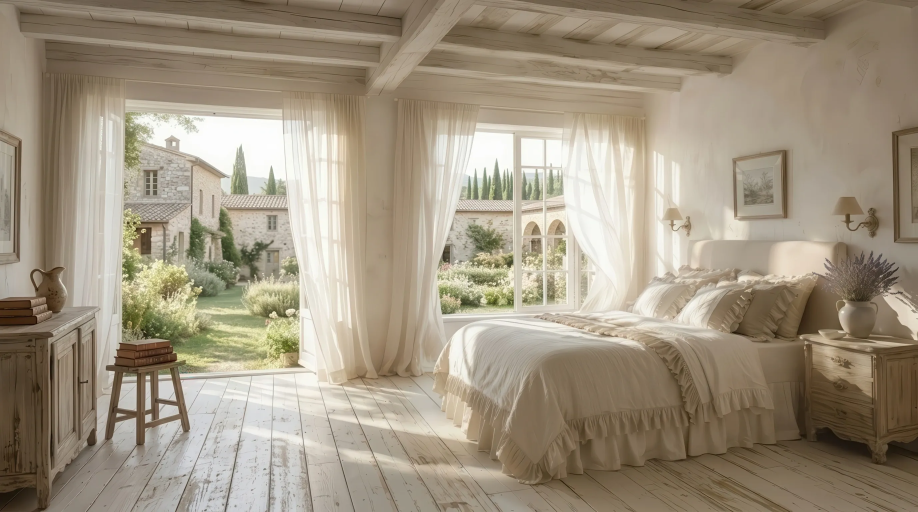
#> input picture images/hero-desktop.webp, 2754 x 1536 px (shown at 1/3 size)
$ python gen-og-image.py
#> lines starting #> are read from the running program, lines starting #| are printed output that depends on the picture
# Генерация images/og-image.jpg (1200x630) из hero-фото для Open Graph.
# Прежний og:image указывал на несуществующий hero-desktop.jpg (404).
# Требует: pip install Pillow
import os
from PIL import Image

ROOT = os.path.dirname(os.path.dirname(os.path.abspath(__file__)))
src = Image.open(os.path.join(ROOT, 'images', 'hero-desktop.webp')).convert('RGB')
#> src is the input picture: PIL image 2754x1536 RGB; mean R, G, B 160, 148.1, 128.5

TW, TH = 1200, 630
scale = max(TW / src.width, TH / src.height)
#> scale = 0.436
resized = src.resize((round(src.width * scale), round(src.height * scale)), Image.LANCZOS)
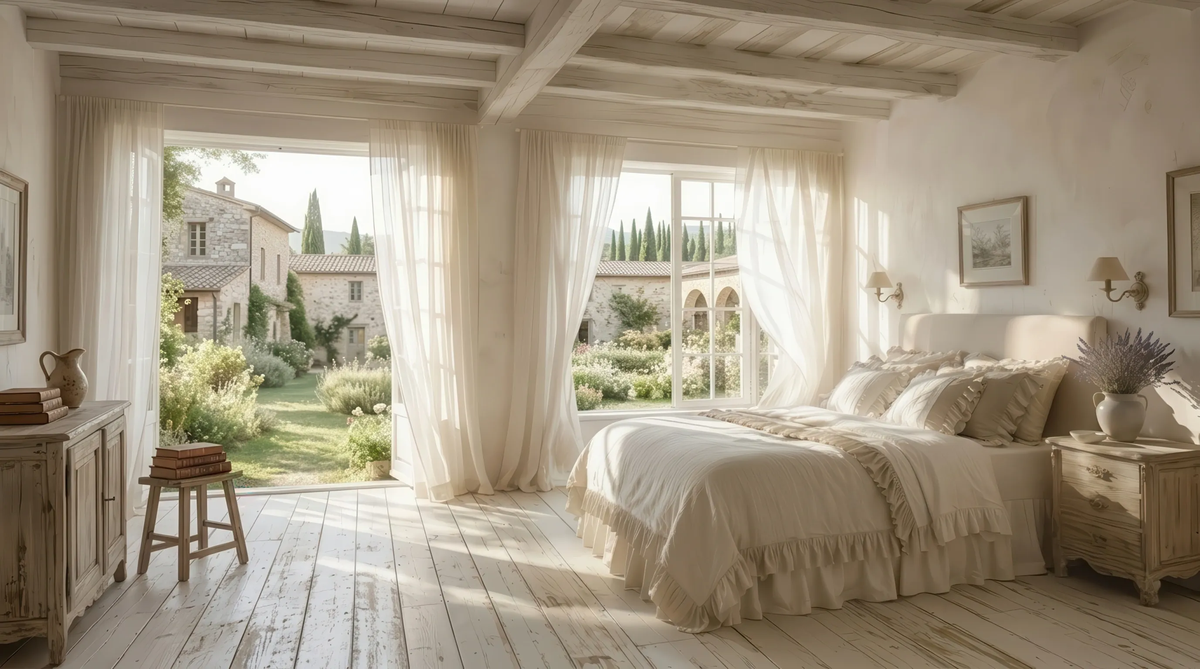
#> resized: PIL image 1200x669 RGB; mean R, G, B 160, 148.1, 128.5
left = (resized.width - TW) // 2
#> left = 0
top = (resized.height - TH) // 2
#> top = 19
out = os.path.join(ROOT, 'images', 'og-image.jpg')
resized.crop((left, top, left + TW, top + TH)).save(out, 'JPEG', quality=85, optimize=True, progressive=True)
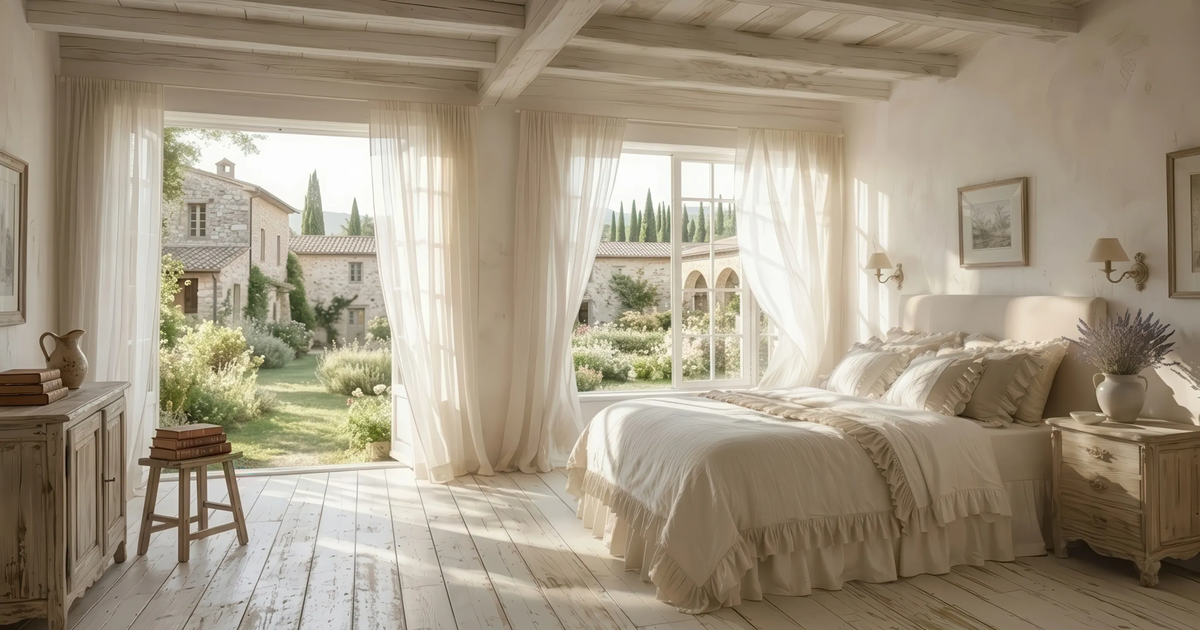
#> saved as og-image.jpg: PIL image 1200x630 RGB; mean R, G, B 161.6, 149.8, 130.1
print('og-image.jpg:', os.path.getsize(out) // 1024, 'KB')

$ run again, with images/hero-desktop.jpg saved as images/hero-desktop.webp
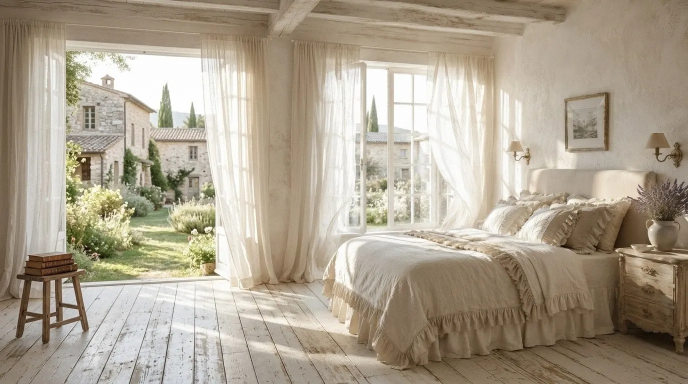
#> input picture images/hero-desktop.jpg, 1376 x 768 px (shown at 1/2 size)
#> src is the input picture: PIL image 1376x768 RGB; mean R, G, B 172.6, 161.6, 143.6
#> `resized = src.resize((round(src.width * scale), round(src.height * sca..`:
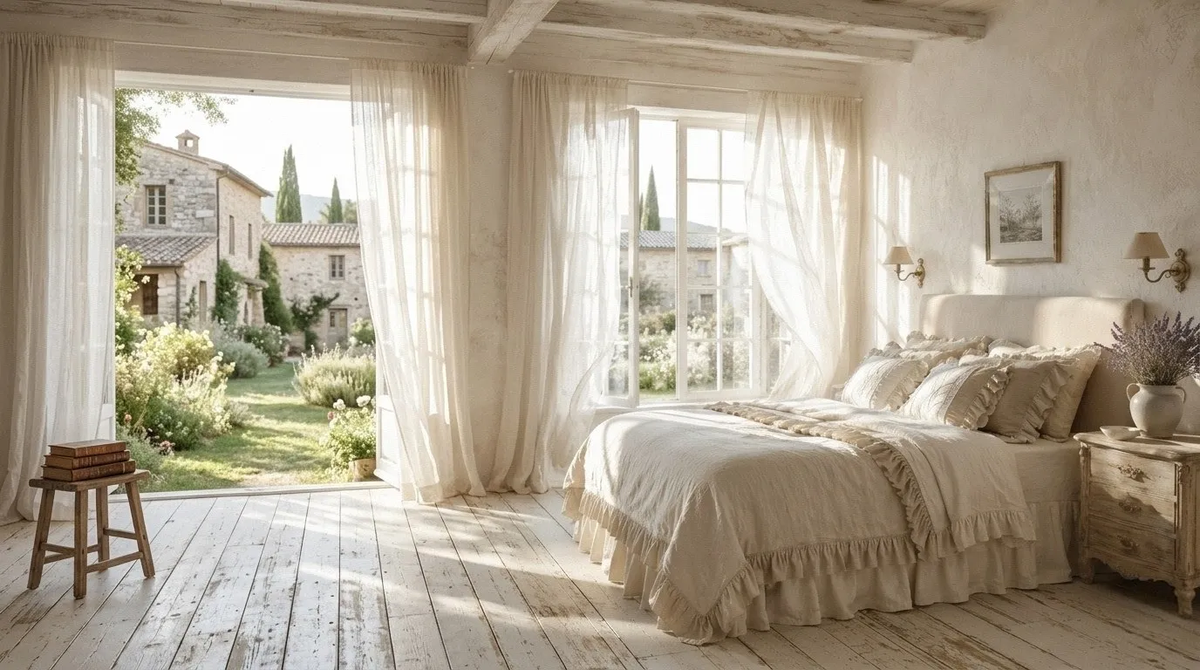
#> resized: PIL image 1200x670 RGB; mean R, G, B 172.6, 161.6, 143.6
#> `resized.crop((left, top, left + TW, top + TH)).save(out, 'JPEG', quali..`:
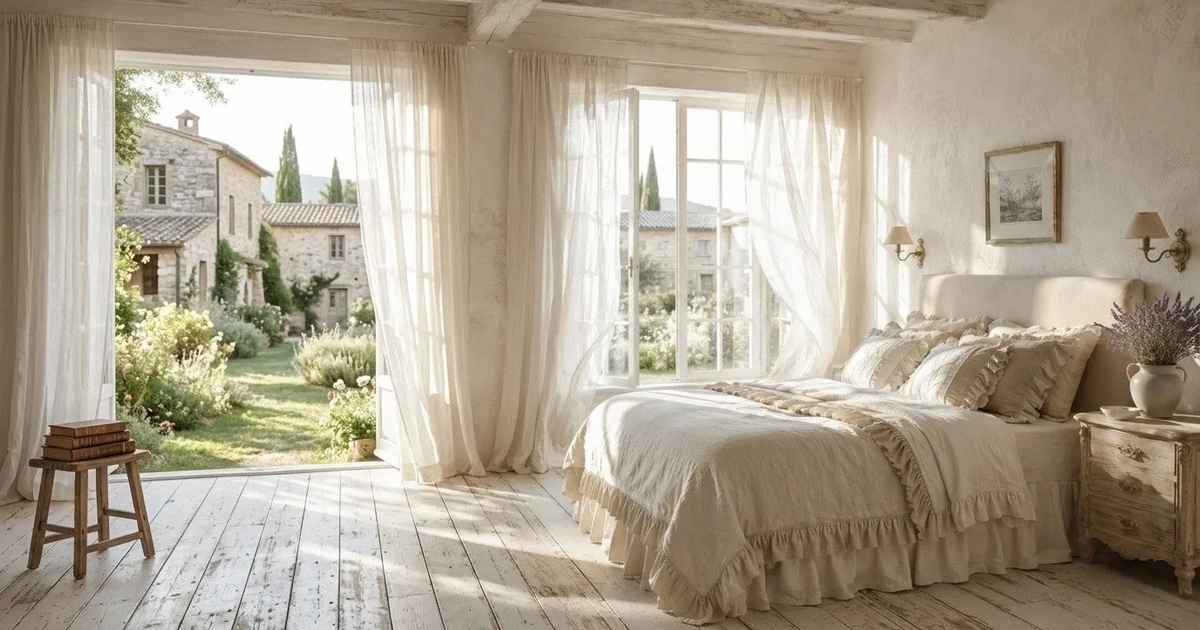
#> saved as og-image.jpg: PIL image 1200x630 RGB; mean R, G, B 174.3, 163.5, 145.5

$ run again, with images/about.webp copied over images/hero-desktop.webp
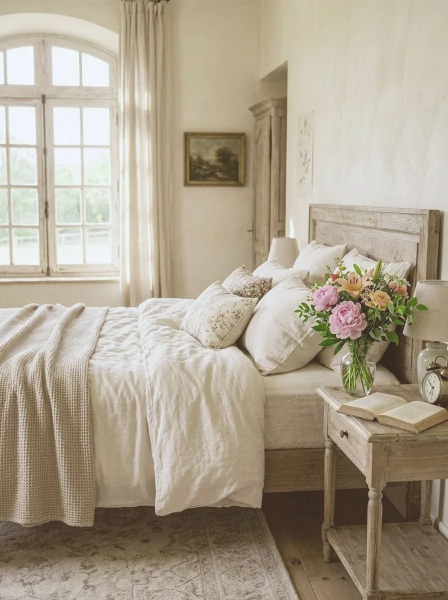
#> input picture images/about.webp, 896 x 1200 px (shown at 1/2 size)
#> src is the input picture: PIL image 896x1200 RGB; mean R, G, B 172.5, 161.8, 143.4
#> `resized.crop((left, top, left + TW, top + TH)).save(out, 'JPEG', quali..`:
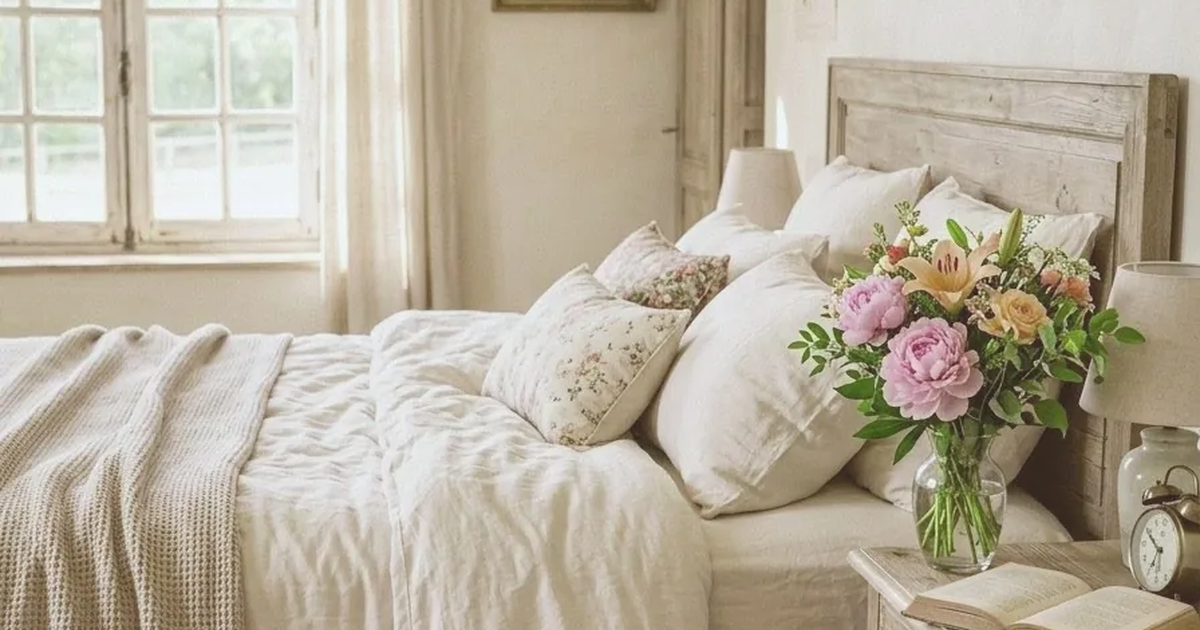
#> saved as og-image.jpg: PIL image 1200x630 RGB; mean R, G, B 185.3, 176.2, 159.1

$ run again, with images/hero-mobile.webp copied over images/hero-desktop.webp
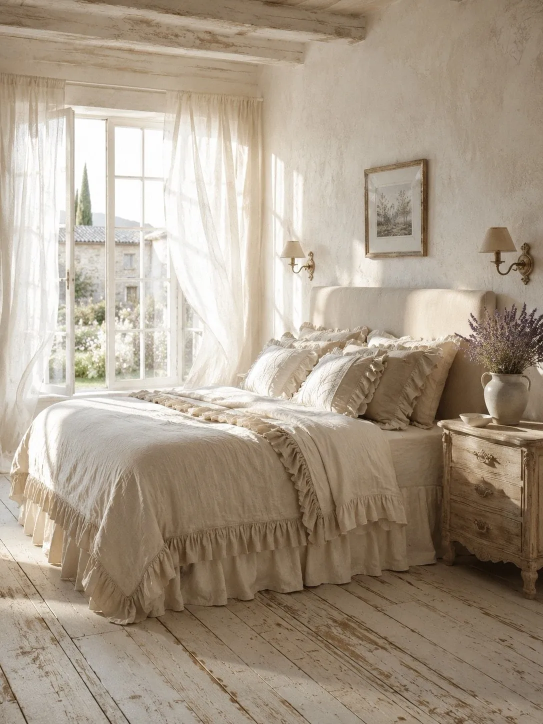
#> input picture images/hero-mobile.webp, 1086 x 1448 px (shown at 1/2 size)
#> src is the input picture: PIL image 1086x1448 RGB; mean R, G, B 169.1, 155.3, 137.7
#> `resized.crop((left, top, left + TW, top + TH)).save(out, 'JPEG', quali..`:
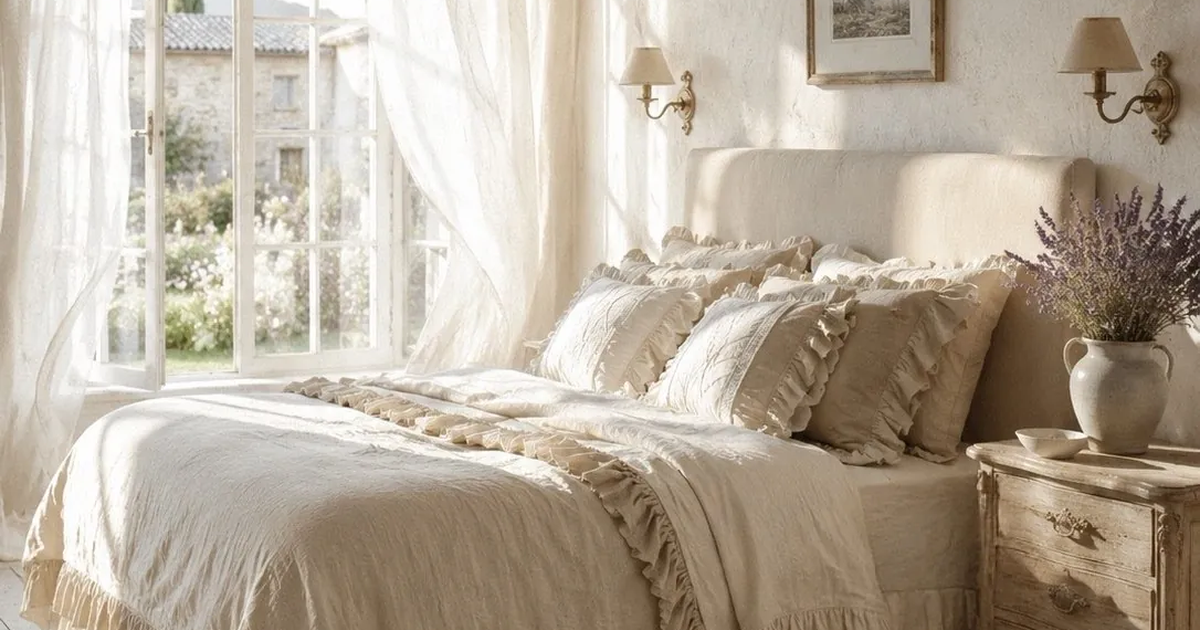
#> saved as og-image.jpg: PIL image 1200x630 RGB; mean R, G, B 183.8, 172, 156.5
